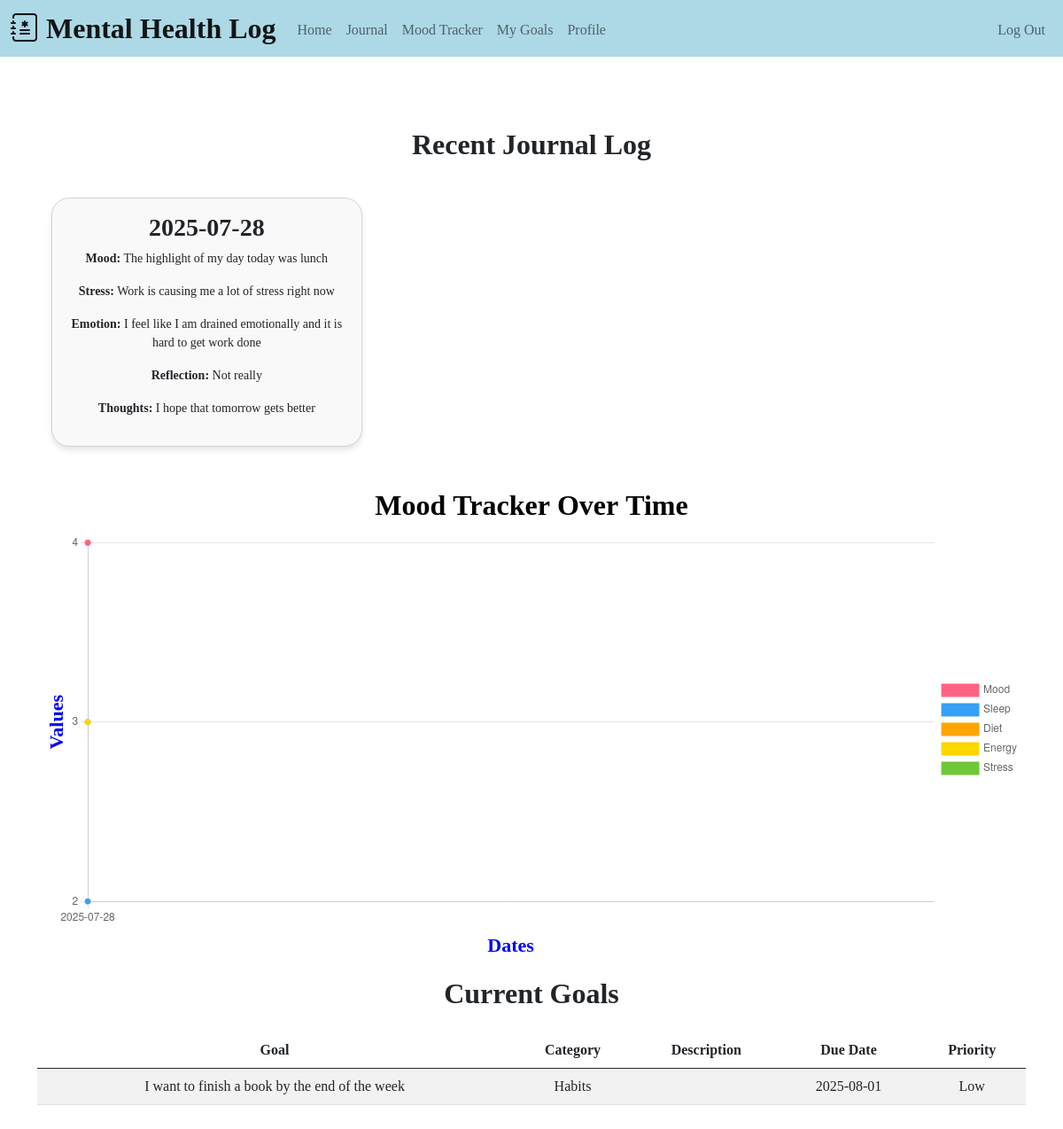
The page / (signed in) on the database its author committed.
### tables this page shows
CREATE TABLE entries (
        id INTEGER PRIMARY KEY,
        user_id INTEGER NOT NULL,
        date DATE NOT NULL,
        mood TEXT NOT NULL,
        stress TEXT NOT NULL,
        emotion TEXT NOT NULL,
        self_reflection TEXT NOT NULL,
        content TEXT,
        FOREIGN KEY (user_id) REFERENCES users(id)
    );

CREATE TABLE goals (
        id INTEGER PRIMARY KEY,
        user_id INTEGER NOT NULL,
        goal_title TEXT NOT NULL,
        category TEXT NOT NULL,
        description TEXT,
        due_date DATE,
        priority TEXT CHECK (priority IN ('Low', 'Medium', 'High')) DEFAULT 'Medium',
        completed BOOLEAN DEFAULT 0,
        FOREIGN KEY (user_id) REFERENCES users(id)
    );

### app.py (the view)
@app.route("/")
@login_required
def index():
    conn = db_connection()
    cur = conn.cursor()
    user_id = session["user_id"]
    cur.execute("SELECT date, mood, stress, emotion, self_reflection, content FROM entries WHERE user_id = ? ORDER BY date DESC LIMIT 4", (user_id,))
    journal_entries = cur.fetchall()
    cur.execute("SELECT date, mood_val, sleep_val, diet_val, energy_val, stress_val FROM tracker WHERE user_id = ? ORDER BY date DESC LIMIT 10",
    (user_id,))
    mood_rows = cur.fetchall()[::-1]
    dates = []
    mood_val = []
    sleep_val = []
    diet_val = []
    energy_val = []
    stress_val = []
    for row in mood_rows:
        dates.append(row[0])
        mood_val.append(row[1])
        sleep_val.append(row[2])
        diet_val.append(row[3])
        energy_val.append(row[4])
        stress_val.append(row[5])
    cur.execute("SELECT goal_title, category, description, due_date, priority FROM goals WHERE user_id = ? AND completed = 0 ORDER BY due_date LIMIT 5", (user_id,))
    goal_entries = cur.fetchall()
    conn.close()
    return render_template("index.html",
                           journal_entries = journal_entries,
                           goal_entries = goal_entries,
                           dates=dates,
                           mood_val=mood_val,
                           sleep_val=sleep_val,
                           diet_val=diet_val,
                           energy_val=energy_val,
                           stress_val=stress_val)

### helper.py (called while the page is built)
def db_connection():
    conn = sqlite3.connect('mental_health.db')
    conn.row_factory = sqlite3.Row
    return conn

def login_required(f):
    @wraps(f)
    def decorated_function(*args, **kwargs):
        if session.get("user_id") is None:
            return redirect("/login")
        return f(*args, **kwargs)
    return decorated_function

### templates/index.html (shortened to what this page needs)
{% extends "layout.html" %}
{% block main %}
    <h2 class="heading-space">Recent Journal Log</h2>
    <div class="entry-container">
        {% for entry in journal_entries %}
            <div class="entry-card">
                <h3>{{ entry['date'] }}</h3>
                <p><strong>Mood:</strong> {{ entry['mood'] }}</p>
                <p><strong>Stress:</strong> {{ entry['stress'] }}</p>
                <p><strong>Emotion:</strong> {{ entry['emotion'] }}</p>
                <p><strong>Reflection:</strong> {{ entry['self_reflection'] }}</p>
                <p><strong>Thoughts:</strong> {{ entry['content'] }}</p>
            </div>
        {% endfor %}
    </div>
    <h2 class="heading-space"></h2>
    <canvas id="moodRadarChart"></canvas>
    <h2 class="heading-space">Current Goals</h2>
        {% if goal_entries %}
            <table class="table table-striped">
                <thead>
                    <tr>
                        <th>Goal</th>
                        <th>Category</th>
                        <th>Description</th>
                        <th>Due Date</th>
                        <th>Priority</th>
                    </tr>
                </thead>
                {% for goal in goal_entries %}
                    <tr>
                        <td>{{ goal['goal_title'] }}</td>
                        <td>{{ goal['category'] }}</td>
                        <td>{{ goal['description'] }}</td>
                        <td>{{ goal['due_date'] }}</td>
                        <td>{{ goal['priority'] }}</td>
                    </tr>
                {% endfor %}
            </table>
        {% endif %}
    <script>
        window.chartData = {
            dates: {{ dates | tojson | safe }},
            moodValue: {{ mood_val | tojson | safe }},
            sleepValue: {{ sleep_val | tojson | safe }},
            dietValue: {{ diet_val | tojson | safe }},
            energyValue: {{ energy_val | tojson | safe }},
            stressValue: {{ stress_val | tojson | safe }}
        };
    </script>
{% endblock %}

### static/style.css (style rules this page uses)
.heading-space { padding-bottom: 1rem; }
h2, h3 { font-family: 'Comic Sans MS'; font-weight: bold; }
p, th, td, div { font-family: 'Comic Sans MS'; }
.entry-container { display: grid; grid-template-columns: repeat(auto-fill, minmax(300px, 1fr)); gap: 1rem; padding: 1rem; }
.entry-card { border: 1px solid lightgray; font-size: 14px; border-radius: 20px; padding: 1rem; background-color: #f9f9f9; box-shadow: 0 4px 6px rgba(0,0,0,0.1); transition: 0.3s; }

### rows shown on the page
entries: date "2025-07-28", mood "The highlight of my day today was lunch", stress "Work is causing me a lot of stress right now", emotion "I feel like I am drained emotionally and it is hard to get work done", self_reflection "Not really", content "I hope that tomorrow gets better"
goals: goal_title "I want to finish a book by the end of the week", category "Habits", due_date "2025-08-01", priority "Low"

### other values the page prints
chart data {{ dates | tojson | safe }} ["2025-07-28"]
chart data {{ mood_val | tojson | safe }} [4]
chart data {{ sleep_val | tojson | safe }} [2]
chart data {{ diet_val | tojson | safe }} [4]
